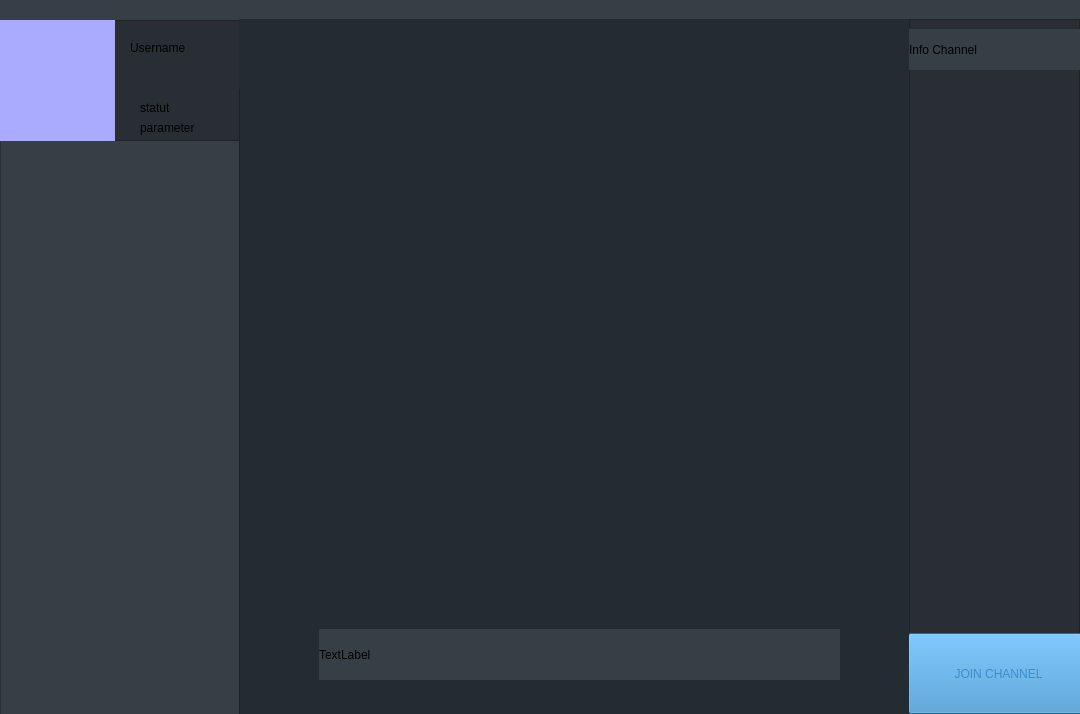
<?xml version="1.0" encoding="UTF-8"?>
<ui version="4.0">
 <class>LockVoxMainWindow</class>
 <widget class="QMainWindow" name="LockVoxMainWindow">
  <property name="geometry">
   <rect>
    <x>0</x>
    <y>0</y>
    <width>1080</width>
    <height>714</height>
   </rect>
  </property>
  <property name="windowTitle">
   <string>MainWindow</string>
  </property>
  <widget class="QWidget" name="centralwidget">
   <widget class="QFrame" name="header">
    <property name="geometry">
     <rect>
      <x>-10</x>
      <y>-20</y>
      <width>1111</width>
      <height>41</height>
     </rect>
    </property>
    <property name="styleSheet">
     <string notr="true">background-color: rgb(54, 63, 70);</string>
    </property>
    <property name="frameShape">
     <enum>QFrame::StyledPanel</enum>
    </property>
    <property name="frameShadow">
     <enum>QFrame::Raised</enum>
    </property>
   </widget>
   <widget class="QFrame" name="channel_list">
    <property name="geometry">
     <rect>
      <x>0</x>
      <y>20</y>
      <width>241</width>
      <height>701</height>
     </rect>
    </property>
    <property name="styleSheet">
     <string notr="true">background-color: rgb(54, 63, 70);</string>
    </property>
    <property name="frameShape">
     <enum>QFrame::StyledPanel</enum>
    </property>
    <property name="frameShadow">
     <enum>QFrame::Raised</enum>
    </property>
    <widget class="QFrame" name="user_frame">
     <property name="geometry">
      <rect>
       <x>0</x>
       <y>0</y>
       <width>241</width>
       <height>121</height>
      </rect>
     </property>
     <property name="styleSheet">
      <string notr="true">background-color: rgb(40, 46, 51);</string>
     </property>
     <property name="frameShape">
      <enum>QFrame::StyledPanel</enum>
     </property>
     <property name="frameShadow">
      <enum>QFrame::Raised</enum>
     </property>
     <widget class="QLabel" name="user_pic">
      <property name="geometry">
       <rect>
        <x>-6</x>
        <y>-5</y>
        <width>121</width>
        <height>131</height>
       </rect>
      </property>
      <property name="styleSheet">
       <string notr="true">background-color: rgb(170, 170, 255);</string>
      </property>
      <property name="text">
       <string/>
      </property>
     </widget>
     <widget class="QLabel" name="username_label">
      <property name="geometry">
       <rect>
        <x>130</x>
        <y>20</y>
        <width>61</width>
        <height>16</height>
       </rect>
      </property>
      <property name="styleSheet">
       <string notr="true">color: rgb(0, 0, 0);</string>
      </property>
      <property name="text">
       <string>Username</string>
      </property>
     </widget>
     <widget class="QLabel" name="statut_label">
      <property name="geometry">
       <rect>
        <x>140</x>
        <y>80</y>
        <width>61</width>
        <height>16</height>
       </rect>
      </property>
      <property name="styleSheet">
       <string notr="true">color: rgb(0, 0, 0);</string>
      </property>
      <property name="text">
       <string>statut</string>
      </property>
     </widget>
     <widget class="QLabel" name="parameter_label">
      <property name="geometry">
       <rect>
        <x>140</x>
        <y>100</y>
        <width>71</width>
        <height>16</height>
       </rect>
      </property>
      <property name="styleSheet">
       <string notr="true">color: rgb(0, 0, 0);</string>
      </property>
      <property name="text">
       <string>parameter</string>
      </property>
     </widget>
    </widget>
   </widget>
   <widget class="QFrame" name="channel_chat">
    <property name="geometry">
     <rect>
      <x>239</x>
      <y>19</y>
      <width>671</width>
      <height>701</height>
     </rect>
    </property>
    <property name="styleSheet">
     <string notr="true">background-color: rgb(36, 44, 51);</string>
    </property>
    <property name="frameShape">
     <enum>QFrame::StyledPanel</enum>
    </property>
    <property name="frameShadow">
     <enum>QFrame::Raised</enum>
    </property>
    <widget class="QLabel" name="chat_label">
     <property name="geometry">
      <rect>
       <x>80</x>
       <y>610</y>
       <width>521</width>
       <height>51</height>
      </rect>
     </property>
     <property name="styleSheet">
      <string notr="true">background-color: rgb(54, 63, 70);</string>
     </property>
     <property name="text">
      <string>TextLabel</string>
     </property>
    </widget>
    <widget class="QFrame" name="channel_info_frame">
     <property name="geometry">
      <rect>
       <x>0</x>
       <y>-1</y>
       <width>671</width>
       <height>71</height>
      </rect>
     </property>
     <property name="styleSheet">
      <string notr="true">border-style: inset;</string>
     </property>
     <property name="frameShape">
      <enum>QFrame::StyledPanel</enum>
     </property>
     <property name="frameShadow">
      <enum>QFrame::Raised</enum>
     </property>
    </widget>
   </widget>
   <widget class="QFrame" name="channel_audio">
    <property name="geometry">
     <rect>
      <x>909</x>
      <y>19</y>
      <width>171</width>
      <height>701</height>
     </rect>
    </property>
    <property name="styleSheet">
     <string notr="true">background-color: rgb(40, 46, 51);</string>
    </property>
    <property name="frameShape">
     <enum>QFrame::StyledPanel</enum>
    </property>
    <property name="frameShadow">
     <enum>QFrame::Raised</enum>
    </property>
    <widget class="QPushButton" name="join_channel_button">
     <property name="geometry">
      <rect>
       <x>-1</x>
       <y>614</y>
       <width>181</width>
       <height>81</height>
      </rect>
     </property>
     <property name="styleSheet">
      <string notr="true">background-color: rgb(57, 142, 203);

font: 75 8pt &quot;MS Shell Dlg 2&quot;;
color: rgb(57, 142, 203);</string>
     </property>
     <property name="text">
      <string>JOIN CHANNEL</string>
     </property>
    </widget>
    <widget class="QLabel" name="label">
     <property name="geometry">
      <rect>
       <x>0</x>
       <y>10</y>
       <width>171</width>
       <height>41</height>
      </rect>
     </property>
     <property name="styleSheet">
      <string notr="true">background-color: rgb(54, 63, 70);
border-style: inset;</string>
     </property>
     <property name="text">
      <string>Info Channel</string>
     </property>
    </widget>
   </widget>
  </widget>
 </widget>
 <resources/>
 <connections/>
</ui>
